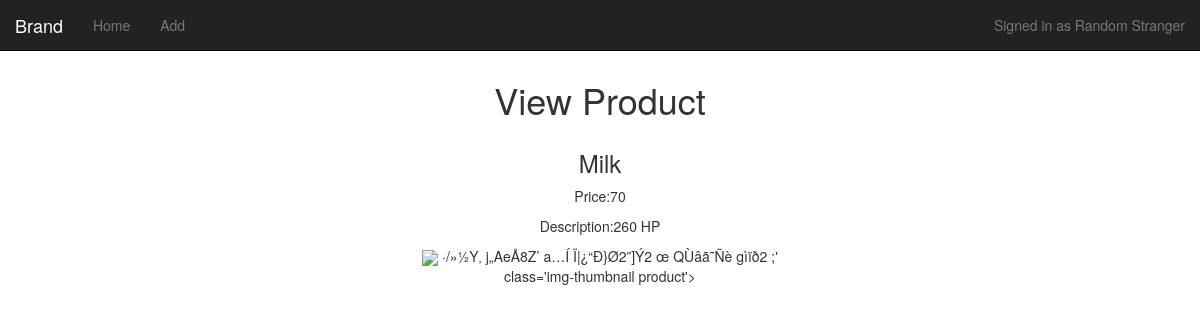
Screenshot of /viewproducts.php?pid=4 with the database file from the repository.
### tables this page shows
CREATE TABLE `products` (
  `productID` int(5) NOT NULL,
  `productName` varchar(30) NOT NULL,
  `productPrice` int(10) NOT NULL,
  `productDescription` varchar(50) NOT NULL,
  `productImage` blob NOT NULL
);

### viewproducts.php (the view, shortened to what this page needs)
<?php
	include("sql_connect.php");
	if(isset($_GET['pid'])){
		$res = mysqli_query($mysqli, "SELECT * FROM products WHERE productID = ".$_GET['pid']);
		$product = mysqli_fetch_row($res);
	}else {
		header("location:index.php");
	}
?>
<html>
<head>
	<link rel='stylesheet' href='css/bootstrap.min.css'>
</head>
<body>
<?php include("navbar.php"); ?>
<h1 class='text-center'>View Product</h1>
<div class='col-sm-4 col-sm-offset-4'>
	<h3 class='text-center'><?php echo $product[1];?></h3>
	<p class='text-center'>Price:<?php echo $product[2];?></p>
	<p class='text-center'>Description:<?php echo $product[3];?></p>
	<p class='text-center'><img src='image/<?php echo $product[4];?>' class='img-thumbnail product'>
</div>
</body>
</html>

### rows the page displays
products: productName "Milk", productPrice "70", productDescription "260 HP", productImage "\u0005·/»½Y‚\u0007j„AeÅ8Z’ a…Í\u0001Ï|¿“Ð}Ø2”]Ý2 œ\u0002QÙâã˜Ñè gìïð2 ;"
